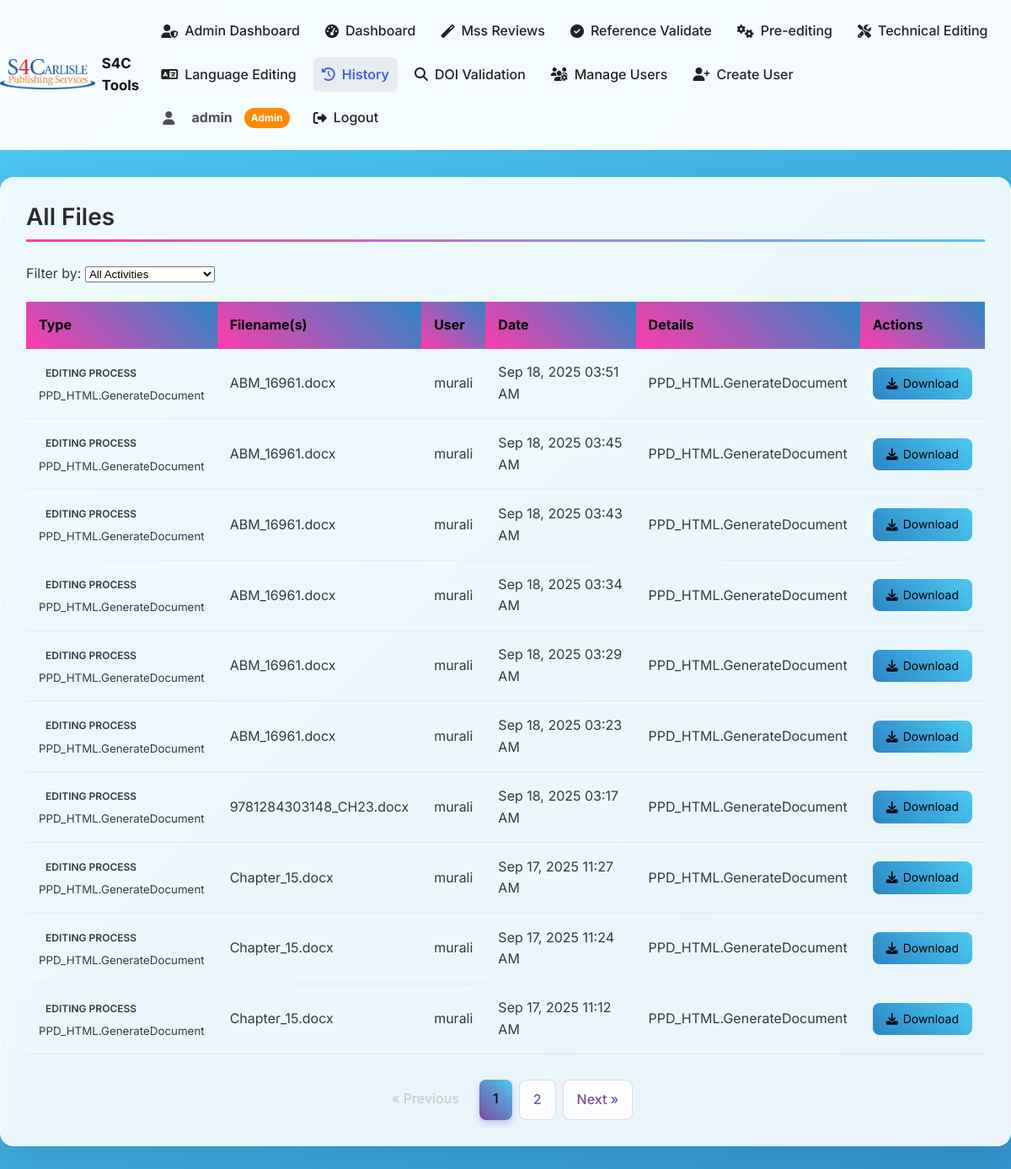
Screenshot of /history (signed in) with the database file from the repository.
### tables this page shows
CREATE TABLE users (
                            id INTEGER PRIMARY KEY AUTOINCREMENT,
                            username TEXT UNIQUE NOT NULL,
                            password TEXT NOT NULL,
                            email TEXT,
                            is_admin BOOLEAN DEFAULT FALSE,
                            created_at TIMESTAMP DEFAULT CURRENT_TIMESTAMP, role TEXT DEFAULT 'USER');

### app.py (the view)
@app.route('/history', strict_slashes=False)
def file_history():
    if not g.user:
        flash("Please log in to view file history", "error")
        return redirect(url_for('login'))
    page = int(request.args.get('page', 1))
    per_page = 10
    offset = (page - 1) * per_page
    route_filter = request.args.get('route', 'all')
    with get_db() as conn:
        cursor = conn.cursor()
        filter_condition = ""
        params = []
        if route_filter != "all":
            if route_filter == "validation":
                filter_condition = "WHERE type = 'validation'"
            else:
                filter_condition = "WHERE type = 'macro' AND route_type = ?"
                params.append(route_filter)
        if session.get("is_admin"):
            user_condition = ""
        else:
            user_condition = "AND user_id = ?" if filter_condition else "WHERE user_id = ?"
            params.append(g.user["id"])
        query = f"""
            SELECT * FROM (
                SELECT f.id,
                       f.original_filename AS original_filename,
                       f.upload_date AS date,
                       f.report_filename,
                       v.total_references,
                       v.total_citations,
                       u.username,
                       'validation' AS type,
                       '' AS route_type,
                       '' AS token,
                       '' AS selected_tasks,
                       '' AS original_filenames,
                       f.user_id
                FROM files f
                LEFT JOIN validation_results v ON f.id = v.file_id
                JOIN users u ON f.user_id = u.id

                UNION ALL

                SELECT m.id,
                       '' AS original_filename,
                       m.processing_date AS date,
                       '' AS report_filename,
                       0 AS total_references,
                       0 AS total_citations,
                       u.username,
                       'macro' AS type,
                       '' AS route_type,
                       m.token,
                       m.selected_tasks,
                       m.original_filenames,
                       m.user_id
                FROM macro_processing m
                JOIN users u ON m.user_id = u.id
            ) combined
            {filter_condition}
            {user_condition}
            ORDER BY date DESC
            LIMIT ? OFFSET ?
        """
        params.extend([per_page, offset])
        cursor.execute(query, params)
        history = cursor.fetchall()
        count_query = f"""
            SELECT COUNT(*) FROM (
                SELECT f.id, f.user_id, 'validation' AS type
                FROM files f
                UNION ALL
                SELECT m.id, m.user_id, 'macro' AS type
                FROM macro_processing m
            ) combined
            {filter_condition}
            {user_condition}
        """
        cursor.execute(count_query, params[:-2])  # exclude LIMIT/OFFSET
        total_records = cursor.fetchone()[0]
    total_pages = (total_records + per_page - 1) // per_page
    return render_template(
        "file_history.html",
        history=history,
        page=page,
        total_pages=total_pages,
        route_filter=route_filter,
        route_macros=ROUTE_MACROS
    )

### templates/file_history.html (shortened to what this page needs)
{% extends "base.html" %}
{% block content %}
<div class="history-container">
    <h2>{% if session.get('is_admin') %}All Files{% else %}Your File History{% endif %}</h2>
    <div class="route-filter">
        <span class="filter-label">Filter by:</span>
        <select class="filter-select"
            onchange="window.location.href='{{ url_for('file_history', page=1) }}&route='+this.value">
            <option value="all" {% if route_filter == 'all' %}selected{% endif %}>All Activities</option>
        </select>
    </div>
    {% if history %}
        <table class="file-table">
            <thead>
                <tr>
                    <th>Type</th>
                    <th>Filename(s)</th>
                    {% if session.get('is_admin') %}
                        <th>User</th>
                    {% endif %}
                    <th>Date</th>
                    <th>Details</th>
                    <th>Actions</th>
                </tr>
            </thead>
            <tbody>
                {% for record in history %}
                <tr>
                    {% if record.type == 'macro' %}
                        <td>
                            <span class="badge badge-macro">Editing Process</span>
                            <br>
                            {% set tasks = record.selected_tasks|from_json %}
                            {% if tasks and tasks.macro_names %}
                                <small>{{ tasks.macro_names|join(', ') }}</small>
                            {% elif tasks and tasks.task_indices %}
                                <small>
                                {% for task_index in tasks.task_indices %}
                                    {{ route_macros[record.route_type].macros[task_index|int] if record.route_type and route_macros[record.route_type] else 'Task ' ~ task_index }}{% if not loop.last %}, {% endif %}
                                {% endfor %}
                                </small>
                            {% else %}
                                <small>{{ record.route_type|title if record.route_type else 'Processing' }}</small>
                            {% endif %}
                        </td>
                        <td>
                            {% set filenames = record.original_filenames|from_json %}
                            {{ filenames|join(', ') }}
                        </td>
                        {% if session.get('is_admin') %}
                            <td>{{ record.username }}</td>
                        {% endif %}
                        <td>{{ record.date|format_date }}</td>
                        <td>
                            {% if tasks and tasks.macro_names %}
                                {{ tasks.macro_names|join(', ') }}
                            {% elif tasks and tasks.task_indices %}
                                {% for task_index in tasks.task_indices %}
                                    {{ route_macros[record.route_type].macros[task_index|int] if record.route_type and route_macros[record.route_type] else 'Task ' ~ task_index }}{% if not loop.last %}, {% endif %}
                                {% endfor %}
                            {% else %}
                                N/A
                            {% endif %}
                        </td>
                        <td>
                            <a href="{{ url_for('macro_download', token=record.token) }}" class="btn-small">
                                <i class="fas fa-download"></i> Download
                            </a>
                        </td>
                    {% endif %}
                </tr>
                {% endfor %}
            </tbody>
        </table>
        {% if total_pages > 1 %}
        <div class="pagination">
            {% if page > 1 %}
                <a href="{{ url_for('file_history', page=page-1, route=route_filter) }}">&laquo; Previous</a>
            {% else %}
                <a class="disabled">&laquo; Previous</a>
            {% endif %}
            {% for p in range(1, total_pages + 1) %}
                {% if p == page %}
                    <a class="active">{{ p }}</a>
                {% else %}
                    <a href="{{ url_for('file_history', page=p, route=route_filter) }}">{{ p }}</a>
                {% endif %}
            {% endfor %}
            {% if page < total_pages %}
                <a href="{{ url_for('file_history', page=page+1, route=route_filter) }}">Next &raquo;</a>
            {% else %}
                <a class="disabled">Next &raquo;</a>
            {% endif %}
        </div>
        {% endif %}
    {% else %}
        <div class="no-files">
            <p>No files processed yet. <a href="{{ url_for('validate_file') }}">Upload your first document</a> to get started.</p>
        </div>
    {% endif %}
</div>
{% endblock %}

### templates/base.html (shortened to what this page needs)
<!DOCTYPE html>
<html lang="en">
<head>
    <link rel="stylesheet" href="{{ url_for('static', filename='css/style.css') }}">
    <link rel="stylesheet" href="https://cdnjs.cloudflare.com/ajax/libs/font-awesome/6.4.0/css/all.min.css">
</head>
<body class="rainbow-bg">
    {% if not request.endpoint in ['login', 'register'] %}
    <header class="app-header">
        <div class="header-container" style="display:flex; align-items:center; gap:16px;">
            <a href="{% if session.get('is_admin') %}{{ url_for('admin_dashboard') }}{% else %}{{ url_for('dashboard') }}{% endif %}" class="logo" style="display:flex; align-items:center; gap:8px;">
                <img src="{{ url_for('static', filename='images/S4c.png') }}" alt="S4carlisle Logo" class="logo-image" style="height:36px;">
                <strong style="font-size:1.05rem; color:#111;">S4C Tools</strong>
            </a>
            <nav class="nav-main">
                {% if session.get('is_admin') %}
                    <a href="{{ url_for('admin_dashboard') }}" class="nav-link {% if request.endpoint in ['admin_dashboard', 'admin_users', 'admin_files', 'admin_stats', 'admin_macro_history'] %}active{% endif %}">
                        <i class="fas fa-user-shield"></i> Admin Dashboard
                    </a>
                    <a href="{{ url_for('dashboard') }}" class="nav-link {% if request.endpoint == 'dashboard' %}active{% endif %}">
                        <i class="fas fa-tachometer-alt"></i> Dashboard
                    </a>
                    <a href="{{ url_for('ppd') }}" class="nav-link {% if request.endpoint == 'ppd' %}active{% endif %}">
                        <i class="fas fa-magic"></i> Mss Reviews
                    </a>
                    <a href="{{ url_for('validate_file') }}" class="nav-link {% if request.endpoint == 'validate_file' %}active{% endif %}">
                        <i class="fas fa-check-circle"></i> Reference Validate
                    </a>
                    <a href="{{ url_for('macro_processing') }}" class="nav-link {% if request.endpoint == 'macro_processing' %}active{% endif %}">
                        <i class="fas fa-cogs"></i> Pre-editing
                    </a>
                    <a href="{{ url_for('technical') }}" class="nav-link {% if request.endpoint == 'technical' %}active{% endif %}">
                        <i class="fas fa-tools"></i> Technical Editing
                    </a>
                    <a href="{{ url_for('language') }}" class="nav-link {% if request.endpoint == 'language' %}active{% endif %}">
                        <i class="fas fa-language"></i> Language Editing
                    </a>
                    <a href="{{ url_for('file_history') }}" class="nav-link {% if request.endpoint == 'file_history' %}active{% endif %}">
                        <i class="fas fa-history"></i> History
                    </a>
                    <a href="{{ url_for('doi_finder') }}" class="nav-link {% if request.endpoint == 'doi_finder' %}active{% endif %}">
                        <i class="fas fa-search"></i> DOI Validation
                    </a>
                    <a href="{{ url_for('admin_users') }}" class="nav-link {% if request.endpoint == 'admin_users' %}active{% endif %}">
                        <i class="fas fa-users-cog"></i> Manage Users
                    </a>
                    <a href="{{ url_for('admin_create_user') }}" class="nav-link {% if request.endpoint == 'admin_create_user' %}active{% endif %}">
                        <i class="fas fa-user-plus"></i> Create User
                    </a>
                {% endif %}
                {% if 'user_id' in session %}
                    <div class="user-info" style="margin-left:12px;">
                        <i class="fas fa-user"></i>&nbsp;<strong>{{ session['username'] }}</strong>
                        {% if session.get('is_admin') %}
                            <span class="admin-badge">Admin</span>
                        {% endif %}
                        <a href="{{ url_for('logout') }}" class="nav-link" style="margin-left:10px;">
                            <i class="fas fa-sign-out-alt"></i> Logout
                        </a>
                    </div>
                {% endif %}
            </nav>
        </div>
    </header>
    {% endif %}
    <main class="main-content">
        {% block content %}{% endblock %}
    </main>
</body>
</html>

### rows the page displays
users: username "admin"
users: macro_names "PPD_HTML.GenerateDocument", filenames "ABM_16961.docx", username "murali", date "Sep 18, 2025 03:51 AM", date "Sep 18, 2025 03:45 AM", date "Sep 18, 2025 03:43 AM", date "Sep 18, 2025 03:34 AM", date "Sep 18, 2025 03:29 AM", date "Sep 18, 2025 03:23 AM", filenames "9781284303148_CH23.docx", date "Sep 18, 2025 03:17 AM", filenames "Chapter_15.docx", date "Sep 17, 2025 11:27 AM", date "Sep 17, 2025 11:24 AM", date "Sep 17, 2025 11:12 AM"

### other values shown
{{ p }} "1"
{{ p }} "2"
